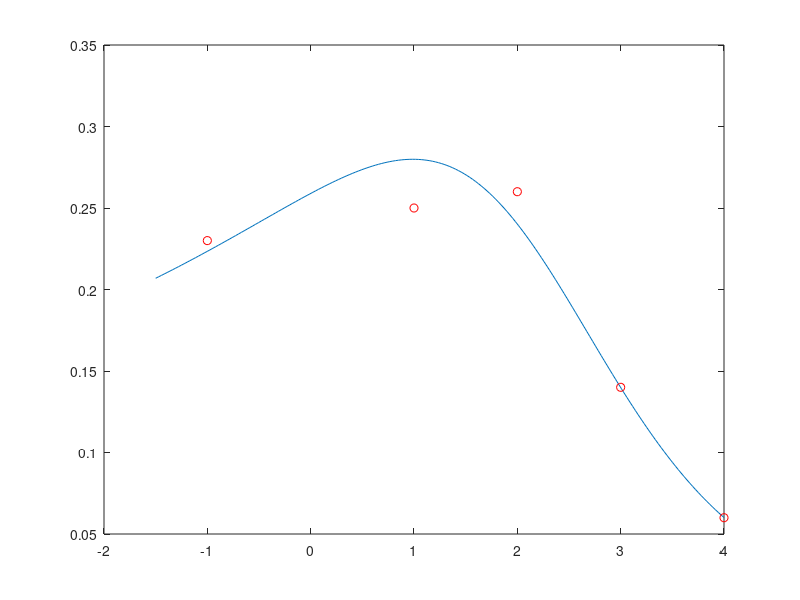

The MATLAB source for this figure: (Note: this script raises an error after producing the figure.)
addpath(pwd)
addpath("../utils")
x = [-1, 1, 2, 3, 4];
y = [0.23, 0.25, 0.26, 0.14, 0.06];

% Ejercicio a) %
A = [exp(x(:)), x', ones(length(x), 1)];
c = A \ (1./y)';
m = c(1); %  b / a
n = c(2); % c / a
o = c(3); % 7.5 / a
a =  7.5 / o;
b = m * a;
c = n * a;

f = @(z) a ./ ((b .* exp(z)) + c .* z + 7.5);

printf("a = %.7f\n", a);
printf("b = %.7f\n", b)
printf("c = %.7f\n", c)


xp = linspace(-1.5, 4, 200);
yp = f(xp);
plot(xp, yp)
hold on
for i = 1:length(x)
    plot(x(i), y(i), 'r-o')
    hold on
endfor

% Ejercicio b) %
[S, dS, ddS] = funcion_spline(x, y);
printf("f(0) ~= S(0) = %.7f\n", S(0));
plot(xp, S(xp))

% Ejercicio c) %
printf("Error relativo splines: %.4f\n", (abs(0.23-S(0))/0.23))
printf("Error relativo min cuadrados: %.4f\n", (abs(0.23-f(0))/0.23))
pause